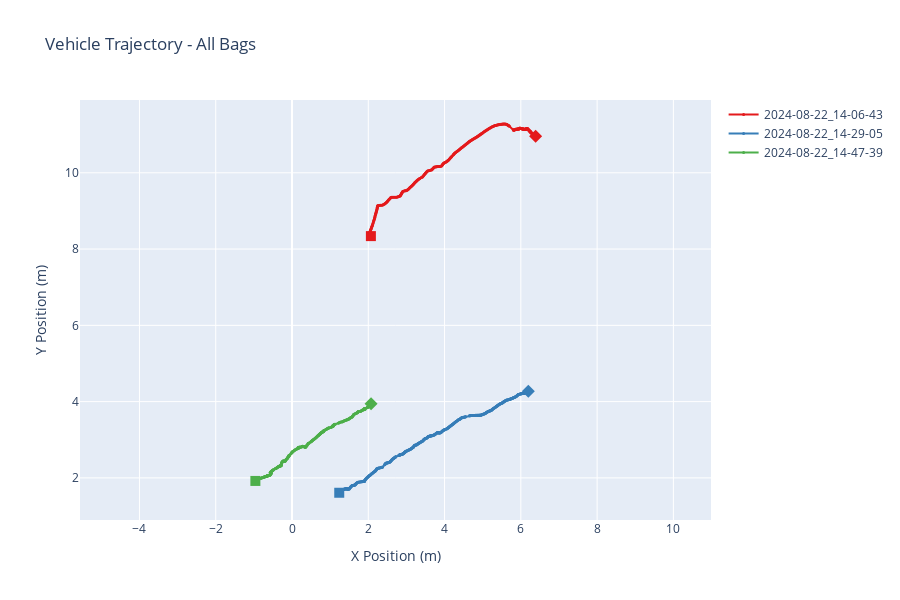

Notebook source saved alongside this figure:
### Code cell
# 🗺️ SPATIAL DATA VISUALIZATION - TRAJECTORIES  
# =============================================

print("🗺️ Creating vehicle trajectory visualizations...")

# Plot 2D trajectory from INS data
if 'ins' in analyzer.available_sensors:
    
    if BAG_SELECTION:
        print(f"📍 Plotting trajectory for bag: {BAG_SELECTION}")
        analyzer.plot_trajectory_2d(BAG_SELECTION, interactive=(PLOT_STYLE == "interactive"))
    else:
        print(f"📍 Plotting trajectories for all bags")
        analyzer.plot_trajectory_2d(None, interactive=(PLOT_STYLE == "interactive"))
    
    print("✅ Trajectory plots complete!")
    
else:
    print("⚠️  No INS data available for trajectory plotting")

### Figure 1 — Plotly figure (JSON) as saved in the notebook; plotly's stock layout.template omitted (floating-point values rounded to 4 significant figures; data arrays with more than 128 entries replaced by an {"elided": "..."} marker saying what was removed)
{"data": [{"line": {"color": "rgb(228,26,28)"}, "marker": {"size": 3}, "mode": "lines+markers", "name": "2024-08-22_14-06-43", "type": "scatter", "x": {"elided": "366 float values"}, "y": {"elided": "366 float values"}}, {"marker": {"color": "rgb(228,26,28)", "size": 10, "symbol": "square"}, "mode": "markers", "name": "2024-08-22_14-06-43 Start", "showlegend": false, "type": "scatter", "x": [2.068], "y": [8.34]}, {"marker": {"color": "rgb(228,26,28)", "size": 10, "symbol": "diamond"}, "mode": "markers", "name": "2024-08-22_14-06-43 End", "showlegend": false, "type": "scatter", "x": [6.388], "y": [10.96]}, {"line": {"color": "rgb(55,126,184)"}, "marker": {"size": 3}, "mode": "lines+markers", "name": "2024-08-22_14-29-05", "type": "scatter", "x": {"elided": "562 float values"}, "y": {"elided": "562 float values"}}, {"marker": {"color": "rgb(55,126,184)", "size": 10, "symbol": "square"}, "mode": "markers", "name": "2024-08-22_14-29-05 Start", "showlegend": false, "type": "scatter", "x": [1.238], "y": [1.61]}, {"marker": {"color": "rgb(55,126,184)", "size": 10, "symbol": "diamond"}, "mode": "markers", "name": "2024-08-22_14-29-05 End", "showlegend": false, "type": "scatter", "x": [6.196], "y": [4.275]}, {"line": {"color": "rgb(77,175,74)"}, "marker": {"size": 3}, "mode": "lines+markers", "name": "2024-08-22_14-47-39", "type": "scatter", "x": {"elided": "402 float values"}, "y": {"elided": "402 float values"}}, {"marker": {"color": "rgb(77,175,74)", "size": 10, "symbol": "square"}, "mode": "markers", "name": "2024-08-22_14-47-39 Start", "showlegend": false, "type": "scatter", "x": [-0.9606], "y": [1.92]}, {"marker": {"color": "rgb(77,175,74)", "size": 10, "symbol": "diamond"}, "mode": "markers", "name": "2024-08-22_14-47-39 End", "showlegend": false, "type": "scatter", "x": [2.073], "y": [3.942]}], "layout": {"height": 600, "title": {"text": "Vehicle Trajectory - All Bags"}, "xaxis": {"title": {"text": "X Position (m)"}}, "yaxis": {"scaleanchor": "x", "scaleratio": 1, "title": {"text": "Y Position (m)"}}}}
